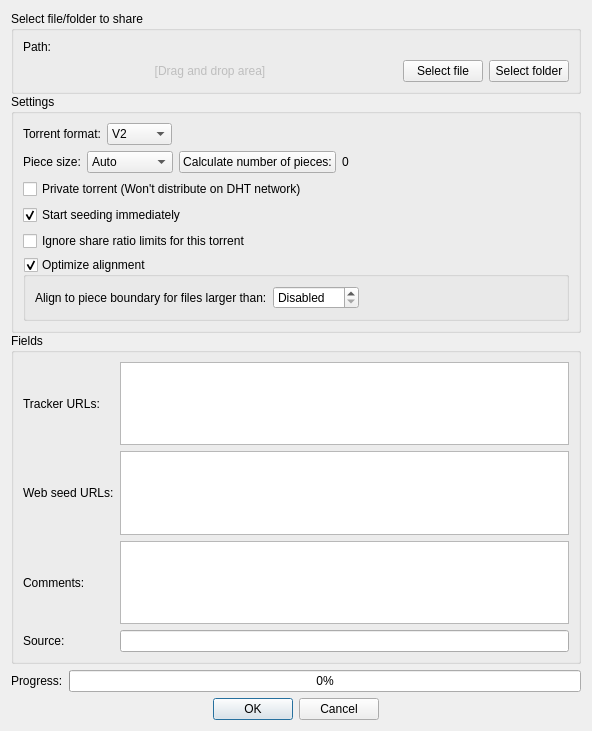
<?xml version="1.0" encoding="UTF-8"?>
<ui version="4.0">
    <class>TorrentCreatorDialog</class>
    <widget class="QDialog" name="TorrentCreatorDialog">
        <property name="geometry">
            <rect>
                <x>0</x>
                <y>0</y>
                <width>592</width>
                <height>731</height>
            </rect>
        </property>
        <property name="acceptDrops">
            <bool>true</bool>
        </property>
        <property name="windowTitle">
            <string>Torrent Creator</string>
        </property>
        <layout class="QVBoxLayout" name="verticalLayout">
            <item>
                <widget class="QScrollArea" name="scrollArea">
                    <property name="frameShape">
                        <enum>QFrame::NoFrame</enum>
                    </property>
                    <property name="widgetResizable">
                        <bool>true</bool>
                    </property>
                    <widget class="QWidget" name="scrollAreaWidgetContents">
                        <property name="geometry">
                            <rect>
                                <x>0</x>
                                <y>0</y>
                                <width>560</width>
                                <height>668</height>
                            </rect>
                        </property>
                        <layout class="QVBoxLayout" name="verticalLayout_5">
                            <property name="spacing">
                                <number>0</number>
                            </property>
                            <property name="leftMargin">
                                <number>0</number>
                            </property>
                            <property name="topMargin">
                                <number>0</number>
                            </property>
                            <property name="rightMargin">
                                <number>0</number>
                            </property>
                            <property name="bottomMargin">
                                <number>0</number>
                            </property>
                            <item>
                                <widget class="QGroupBox" name="groupBox">
                                    <property name="title">
                                        <string>Select file/folder to share</string>
                                    </property>
                                    <layout class="QVBoxLayout" name="verticalLayout_3">
                                        <item>
                                            <layout class="QHBoxLayout" name="horizontalLayout">
                                                <item>
                                                    <widget class="QLabel" name="label">
                                                        <property name="text">
                                                            <string>Path:</string>
                                                        </property>
                                                    </widget>
                                                </item>
                                                <item>
                                                    <widget class="FileSystemPathLineEdit" name="textInputPath">
                                                        <property name="acceptDrops">
                                                            <bool>false</bool>
                                                        </property>
                                                    </widget>
                                                </item>
                                            </layout>
                                        </item>
                                        <item>
                                            <layout class="QHBoxLayout" name="horizontalLayout_3">
                                                <item>
                                                    <widget class="QLabel" name="label_2">
                                                        <property name="enabled">
                                                            <bool>false</bool>
                                                        </property>
                                                        <property name="sizePolicy">
                                                            <sizepolicy hsizetype="Expanding" vsizetype="Preferred">
                                                                <horstretch>0</horstretch>
                                                                <verstretch>0</verstretch>
                                                            </sizepolicy>
                                                        </property>
                                                        <property name="text">
                                                            <string>[Drag and drop area]</string>
                                                        </property>
                                                        <property name="alignment">
                                                            <set>Qt::AlignCenter</set>
                                                        </property>
                                                    </widget>
                                                </item>
                                                <item>
                                                    <widget class="QPushButton" name="addFileButton">
                                                        <property name="text">
                                                            <string>Select file</string>
                                                        </property>
                                                    </widget>
                                                </item>
                                                <item>
                                                    <widget class="QPushButton" name="addFolderButton">
                                                        <property name="text">
                                                            <string>Select folder</string>
                                                        </property>
                                                    </widget>
                                                </item>
                                            </layout>
                                        </item>
                                    </layout>
                                </widget>
                            </item>
                            <item>
                                <widget class="QGroupBox" name="groupBox_2">
                                    <property name="title">
                                        <string>Settings</string>
                                    </property>
                                    <layout class="QVBoxLayout" name="verticalLayout_2">
                                        <item>
                                            <widget class="QWidget" name="widgetTorrentFormat" native="true">
                                                <layout class="QHBoxLayout" name="layoutTorrentFormat">
                                                    <property name="leftMargin">
                                                        <number>0</number>
                                                    </property>
                                                    <property name="topMargin">
                                                        <number>0</number>
                                                    </property>
                                                    <property name="rightMargin">
                                                        <number>0</number>
                                                    </property>
                                                    <property name="bottomMargin">
                                                        <number>0</number>
                                                    </property>
                                                    <item>
                                                        <widget class="QLabel" name="labelTorrentFormat">
                                                            <property name="text">
                                                                <string>Torrent format:</string>
                                                            </property>
                                                        </widget>
                                                    </item>
                                                    <item>
                                                        <widget class="QComboBox" name="comboTorrentFormat">
                                                            <item>
                                                                <property name="text">
                                                                    <string notr="true">V2</string>
                                                                </property>
                                                            </item>
                                                            <item>
                                                                <property name="text">
                                                                    <string>Hybrid</string>
                                                                </property>
                                                            </item>
                                                            <item>
                                                                <property name="text">
                                                                    <string notr="true">V1</string>
                                                                </property>
                                                            </item>
                                                        </widget>
                                                    </item>
                                                    <item>
                                                        <spacer name="horizontalSpacer_2">
                                                            <property name="orientation">
                                                                <enum>Qt::Horizontal</enum>
                                                            </property>
                                                            <property name="sizeHint" stdset="0">
                                                                <size>
                                                                    <width>40</width>
                                                                    <height>20</height>
                                                                </size>
                                                            </property>
                                                        </spacer>
                                                    </item>
                                                </layout>
                                            </widget>
                                        </item>
                                        <item>
                                            <layout class="QHBoxLayout" name="pieceSizeLayout">
                                                <item>
                                                    <widget class="QLabel" name="txtPieceSize">
                                                        <property name="text">
                                                            <string>Piece size:</string>
                                                        </property>
                                                    </widget>
                                                </item>
                                                <item>
                                                    <widget class="QComboBox" name="comboPieceSize">
                                                        <property name="currentIndex">
                                                            <number>0</number>
                                                        </property>
                                                        <property name="minimumContentsLength">
                                                            <number>7</number>
                                                        </property>
                                                        <item>
                                                            <property name="text">
                                                                <string>Auto</string>
                                                            </property>
                                                        </item>
                                                        <item>
                                                            <property name="text">
                                                                <string>16 KiB</string>
                                                            </property>
                                                        </item>
                                                        <item>
                                                            <property name="text">
                                                                <string>32 KiB</string>
                                                            </property>
                                                        </item>
                                                        <item>
                                                            <property name="text">
                                                                <string>64 KiB</string>
                                                            </property>
                                                        </item>
                                                        <item>
                                                            <property name="text">
                                                                <string>128 KiB</string>
                                                            </property>
                                                        </item>
                                                        <item>
                                                            <property name="text">
                                                                <string>256 KiB</string>
                                                            </property>
                                                        </item>
                                                        <item>
                                                            <property name="text">
                                                                <string>512 KiB</string>
                                                            </property>
                                                        </item>
                                                        <item>
                                                            <property name="text">
                                                                <string>1 MiB</string>
                                                            </property>
                                                        </item>
                                                        <item>
                                                            <property name="text">
                                                                <string>2 MiB</string>
                                                            </property>
                                                        </item>
                                                        <item>
                                                            <property name="text">
                                                                <string>4 MiB</string>
                                                            </property>
                                                        </item>
                                                        <item>
                                                            <property name="text">
                                                                <string>8 MiB</string>
                                                            </property>
                                                        </item>
                                                        <item>
                                                            <property name="text">
                                                                <string>16 MiB</string>
                                                            </property>
                                                        </item>
                                                        <item>
                                                            <property name="text">
                                                                <string>32 MiB</string>
                                                            </property>
                                                        </item>
                                                    </widget>
                                                </item>
                                                <item>
                                                    <widget class="QPushButton" name="buttonCalcTotalPieces">
                                                        <property name="text">
                                                            <string>Calculate number of pieces:</string>
                                                        </property>
                                                    </widget>
                                                </item>
                                                <item>
                                                    <widget class="QLabel" name="labelTotalPieces">
                                                        <property name="text">
                                                            <string notr="true">0</string>
                                                        </property>
                                                    </widget>
                                                </item>
                                                <item>
                                                    <spacer name="spacer1">
                                                        <property name="orientation">
                                                            <enum>Qt::Horizontal</enum>
                                                        </property>
                                                        <property name="sizeHint" stdset="0">
                                                            <size>
                                                                <width>40</width>
                                                                <height>20</height>
                                                            </size>
                                                        </property>
                                                    </spacer>
                                                </item>
                                            </layout>
                                        </item>
                                        <item>
                                            <widget class="QCheckBox" name="checkPrivate">
                                                <property name="text">
                                                    <string>Private torrent (Won't distribute on DHT network)</string>
                                                </property>
                                            </widget>
                                        </item>
                                        <item>
                                            <widget class="QCheckBox" name="checkStartSeeding">
                                                <property name="text">
                                                    <string>Start seeding immediately</string>
                                                </property>
                                                <property name="checked">
                                                    <bool>true</bool>
                                                </property>
                                            </widget>
                                        </item>
                                        <item>
                                            <widget class="QCheckBox" name="checkIgnoreShareLimits">
                                                <property name="text">
                                                    <string>Ignore share ratio limits for this torrent</string>
                                                </property>
                                            </widget>
                                        </item>
                                        <item>
                                            <widget class="QGroupBox" name="checkOptimizeAlignment">
                                                <property name="title">
                                                    <string>Optimize alignment</string>
                                                </property>
                                                <property name="checkable">
                                                    <bool>true</bool>
                                                </property>
                                                <layout class="QVBoxLayout" name="verticalLayout_4">
                                                    <item>
                                                        <layout class="QHBoxLayout" name="horizontalLayout_4">
                                                            <item>
                                                                <widget class="QLabel" name="lblPaddedFileSizeLimit">
                                                                    <property name="text">
                                                                        <string>Align to piece boundary for files larger than:</string>
                                                                    </property>
                                                                </widget>
                                                            </item>
                                                            <item>
                                                                <widget class="QSpinBox" name="spinPaddedFileSizeLimit">
                                                                    <property name="specialValueText">
                                                                        <string>Disabled</string>
                                                                    </property>
                                                                    <property name="suffix">
                                                                        <string>KiB</string>
                                                                    </property>
                                                                    <property name="minimum">
                                                                        <number>-1</number>
                                                                    </property>
                                                                    <property name="maximum">
                                                                        <number>2147483647</number>
                                                                    </property>
                                                                    <property name="value">
                                                                        <number>-1</number>
                                                                    </property>
                                                                </widget>
                                                            </item>
                                                            <item>
                                                                <spacer name="horizontalSpacer">
                                                                    <property name="orientation">
                                                                        <enum>Qt::Horizontal</enum>
                                                                    </property>
                                                                    <property name="sizeHint" stdset="0">
                                                                        <size>
                                                                            <width>40</width>
                                                                            <height>20</height>
                                                                        </size>
                                                                    </property>
                                                                </spacer>
                                                            </item>
                                                        </layout>
                                                    </item>
                                                </layout>
                                            </widget>
                                        </item>
                                    </layout>
                                </widget>
                            </item>
                            <item>
                                <widget class="QGroupBox" name="groupBox_3">
                                    <property name="title">
                                        <string>Fields</string>
                                    </property>
                                    <layout class="QGridLayout" name="gridLayout_2">
                                        <item row="0" column="1">
                                            <widget class="QTextEdit" name="trackersList">
                                                <property name="toolTip">
                                                    <string>You can separate tracker tiers / groups with an empty line.</string>
                                                </property>
                                                <property name="acceptRichText">
                                                    <bool>false</bool>
                                                </property>
                                            </widget>
                                        </item>
                                        <item row="1" column="0">
                                            <widget class="QLabel" name="urlSeeds_lbl">
                                                <property name="text">
                                                    <string>Web seed URLs:</string>
                                                </property>
                                            </widget>
                                        </item>
                                        <item row="1" column="1">
                                            <widget class="QTextEdit" name="URLSeedsList">
                                                <property name="acceptRichText">
                                                    <bool>false</bool>
                                                </property>
                                            </widget>
                                        </item>
                                        <item row="2" column="1">
                                            <widget class="QTextEdit" name="txtComment">
                                                <property name="acceptRichText">
                                                    <bool>false</bool>
                                                </property>
                                            </widget>
                                        </item>
                                        <item row="0" column="0">
                                            <widget class="QLabel" name="lbl_announce_url">
                                                <property name="text">
                                                    <string>Tracker URLs:</string>
                                                </property>
                                            </widget>
                                        </item>
                                        <item row="2" column="0">
                                            <widget class="QLabel" name="lbl_comment">
                                                <property name="text">
                                                    <string>Comments:</string>
                                                </property>
                                            </widget>
                                        </item>
                                        <item row="3" column="0">
                                            <widget class="QLabel" name="labelSource">
                                                <property name="text">
                                                    <string>Source:</string>
                                                </property>
                                            </widget>
                                        </item>
                                        <item row="3" column="1">
                                            <widget class="QLineEdit" name="lineEditSource"/>
                                        </item>
                                    </layout>
                                </widget>
                            </item>
                        </layout>
                    </widget>
                </widget>
            </item>
            <item>
                <layout class="QHBoxLayout" name="horizontalLayout_2">
                    <item>
                        <widget class="QLabel" name="progressLbl">
                            <property name="text">
                                <string>Progress:</string>
                            </property>
                        </widget>
                    </item>
                    <item>
                        <widget class="QProgressBar" name="progressBar">
                            <property name="value">
                                <number>0</number>
                            </property>
                        </widget>
                    </item>
                </layout>
            </item>
            <item>
                <widget class="QDialogButtonBox" name="buttonBox">
                    <property name="standardButtons">
                        <set>QDialogButtonBox::Cancel|QDialogButtonBox::Ok</set>
                    </property>
                    <property name="centerButtons">
                        <bool>true</bool>
                    </property>
                </widget>
            </item>
        </layout>
    </widget>
    <customwidgets>
        <customwidget>
            <class>FileSystemPathLineEdit</class>
            <extends>QWidget</extends>
            <header>gui/fspathedit.h</header>
            <container>1</container>
        </customwidget>
    </customwidgets>
    <tabstops>
        <tabstop>textInputPath</tabstop>
        <tabstop>addFileButton</tabstop>
        <tabstop>addFolderButton</tabstop>
        <tabstop>comboPieceSize</tabstop>
        <tabstop>checkPrivate</tabstop>
        <tabstop>checkStartSeeding</tabstop>
        <tabstop>checkIgnoreShareLimits</tabstop>
        <tabstop>checkOptimizeAlignment</tabstop>
        <tabstop>trackersList</tabstop>
        <tabstop>URLSeedsList</tabstop>
        <tabstop>txtComment</tabstop>
    </tabstops>
    <resources/>
    <connections/>
</ui>
